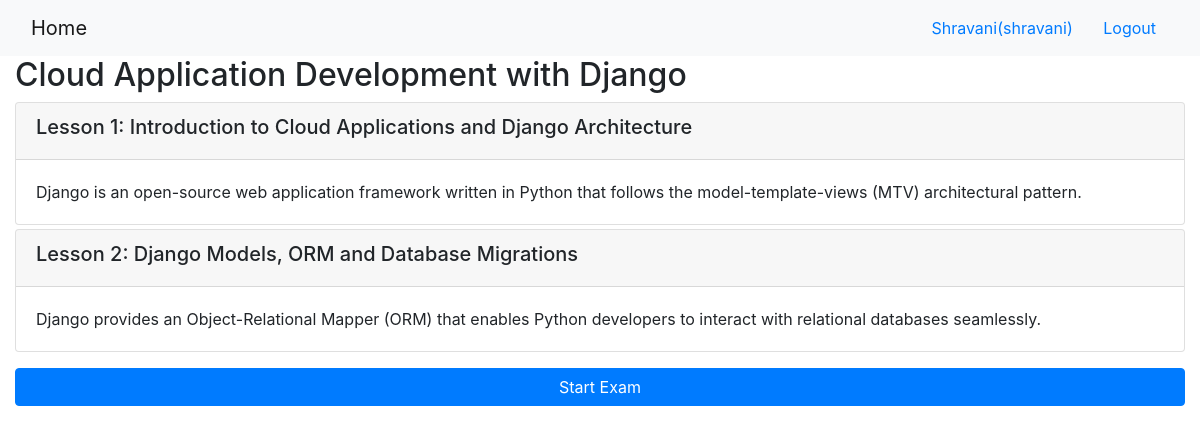
The app's page /onlinecourse/1/ (signed in) with its own data.
### onlinecourse/models.py (models this page shows, shortened)
class Course(models.Model):
    name = models.CharField(null=False, max_length=30, default='online course')
    image = models.ImageField(upload_to='course_images/')
    description = models.CharField(max_length=1000)
    pub_date = models.DateField(null=True)
    instructors = models.ManyToManyField(Instructor)
    users = models.ManyToManyField(settings.AUTH_USER_MODEL, through='Enrollment')
    total_enrollment = models.IntegerField(default=0)
    is_enrolled = False

class Lesson(models.Model):
    title = models.CharField(max_length=200, default="title")
    order = models.IntegerField(default=0)
    course = models.ForeignKey(Course, on_delete=models.CASCADE)
    content = models.TextField()

### onlinecourse/views.py (the view)
# urls.py: path('<int:pk>/', views.CourseDetailView.as_view(), name='course_details'),
class CourseDetailView(generic.DetailView):
    model = Course
    template_name = 'onlinecourse/course_detail_bootstrap.html'

### onlinecourse/templates/onlinecourse/course_detail_bootstrap.html (shortened to what this page needs)
<!DOCTYPE html>
<html lang="en">
<head>
     {% load static %}
    <link rel="stylesheet" href="https://maxcdn.bootstrapcdn.com/bootstrap/4.5.2/css/bootstrap.min.css">
</head>
<body>
    <nav class="navbar navbar-light bg-light">
        <div class="container-fluid">
            <div class="navbar-header">
                  <a class="navbar-brand" href="{% url 'onlinecourse:index' %}">Home</a>
            </div>
            <ul class="nav navbar-nav navbar-right">
                {% if user.is_authenticated %}
                <li>
                    <a class="btn btn-link" href="#">{{ user.first_name }}({{ user.username }})</a>
                    <a class="btn btn-link" href="{% url 'onlinecourse:logout' %}">Logout</a>
                </li>
                {% endif %}
            </ul>
        </div>
    </nav>
    <div class="container-fluid">
            <h2>{{ course.name }}</h2>
            <div class="card-columns-vertical">
                {% for lesson in course.lesson_set.all %}
                    <div class="card mt-1">
                        <div class="card-header"><h5>Lesson {{lesson.order|add:1}}: {{lesson.title}}</h5></div>
                        <div class="card-body">{{lesson.content}}</div>
                    </div>
                {% endfor %}
            </div>
            {% if user.is_authenticated %}
            <button class="btn btn-primary btn-block mt-3 mb-3" type="button" data-toggle="collapse" data-target="#exam">Start Exam</button>
            {% else %}
            <div class="alert alert-info mt-3">
                Please <a href="{% url 'onlinecourse:login' %}">login</a> to take the exam.
            </div>
            {% endif %}
    </div>
</body>
</html>

### records on screen
Course: name "Cloud Application Development with Django"
Lesson: order|add "1", title "Introduction to Cloud Applications and Django Architecture", content "Django is an open-source web application framework written in Python that follows the model-template-views (MTV) architectural pattern."
Lesson: order|add "2", title "Django Models, ORM and Database Migrations", content "Django provides an Object-Relational Mapper (ORM) that enables Python developers to interact with relational databases seamlessly."

### other values on screen
{{ user.first_name }} "Shravani"
{{ user.username }} "shravani"
